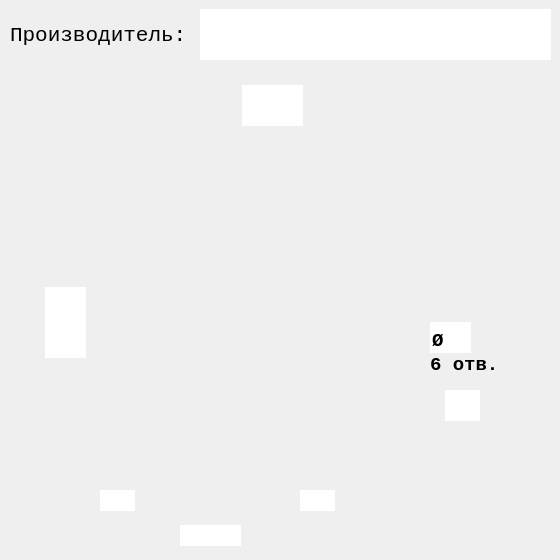
<?xml version="1.0" encoding="UTF-8"?>
<ui version="4.0">
 <class>Dialog</class>
 <widget class="QDialog" name="Dialog">
  <property name="geometry">
   <rect>
    <x>0</x>
    <y>0</y>
    <width>560</width>
    <height>560</height>
   </rect>
  </property>
  <property name="sizePolicy">
   <sizepolicy hsizetype="Fixed" vsizetype="Fixed">
    <horstretch>0</horstretch>
    <verstretch>0</verstretch>
   </sizepolicy>
  </property>
  <property name="minimumSize">
   <size>
    <width>560</width>
    <height>560</height>
   </size>
  </property>
  <property name="maximumSize">
   <size>
    <width>560</width>
    <height>560</height>
   </size>
  </property>
  <property name="windowTitle">
   <string>6 Отверстий Тип1</string>
  </property>
  <property name="windowIcon">
   <iconset>
    <normaloff>../pics/icon/Podpyatnik.ico</normaloff>../pics/icon/Podpyatnik.ico</iconset>
  </property>
  <property name="whatsThis">
   <string/>
  </property>
  <property name="accessibleDescription">
   <string/>
  </property>
  <widget class="QLabel" name="label">
   <property name="geometry">
    <rect>
     <x>0</x>
     <y>0</y>
     <width>560</width>
     <height>560</height>
    </rect>
   </property>
   <property name="sizePolicy">
    <sizepolicy hsizetype="Fixed" vsizetype="Fixed">
     <horstretch>0</horstretch>
     <verstretch>0</verstretch>
    </sizepolicy>
   </property>
   <property name="minimumSize">
    <size>
     <width>560</width>
     <height>560</height>
    </size>
   </property>
   <property name="maximumSize">
    <size>
     <width>560</width>
     <height>560</height>
    </size>
   </property>
   <property name="autoFillBackground">
    <bool>true</bool>
   </property>
   <property name="text">
    <string/>
   </property>
   <property name="pixmap">
    <pixmap>../pics/main/6-1.jpg</pixmap>
   </property>
   <property name="scaledContents">
    <bool>false</bool>
   </property>
   <property name="alignment">
    <set>Qt::AlignCenter</set>
   </property>
   <property name="margin">
    <number>0</number>
   </property>
  </widget>
  <widget class="QLineEdit" name="lineEdit">
   <property name="geometry">
    <rect>
     <x>300</x>
     <y>490</y>
     <width>35</width>
     <height>21</height>
    </rect>
   </property>
   <property name="font">
    <font>
     <family>Courier New</family>
     <pointsize>14</pointsize>
     <weight>75</weight>
     <italic>false</italic>
     <bold>true</bold>
    </font>
   </property>
   <property name="focusPolicy">
    <enum>Qt::ClickFocus</enum>
   </property>
   <property name="autoFillBackground">
    <bool>true</bool>
   </property>
   <property name="inputMethodHints">
    <set>Qt::ImhNone</set>
   </property>
   <property name="text">
    <string/>
   </property>
   <property name="maxLength">
    <number>3</number>
   </property>
   <property name="frame">
    <bool>false</bool>
   </property>
   <property name="alignment">
    <set>Qt::AlignBottom|Qt::AlignHCenter</set>
   </property>
  </widget>
  <widget class="QLineEdit" name="lineEdit_3">
   <property name="geometry">
    <rect>
     <x>430</x>
     <y>322</y>
     <width>41</width>
     <height>31</height>
    </rect>
   </property>
   <property name="font">
    <font>
     <family>Courier New</family>
     <pointsize>14</pointsize>
     <weight>75</weight>
     <italic>false</italic>
     <bold>true</bold>
    </font>
   </property>
   <property name="focusPolicy">
    <enum>Qt::ClickFocus</enum>
   </property>
   <property name="text">
    <string>Ø</string>
   </property>
   <property name="maxLength">
    <number>3</number>
   </property>
   <property name="frame">
    <bool>false</bool>
   </property>
   <property name="alignment">
    <set>Qt::AlignBottom|Qt::AlignLeading|Qt::AlignLeft</set>
   </property>
  </widget>
  <widget class="QLineEdit" name="lineEdit_4">
   <property name="geometry">
    <rect>
     <x>180</x>
     <y>525</y>
     <width>61</width>
     <height>21</height>
    </rect>
   </property>
   <property name="font">
    <font>
     <family>Courier New</family>
     <pointsize>14</pointsize>
     <weight>75</weight>
     <italic>false</italic>
     <bold>true</bold>
    </font>
   </property>
   <property name="focusPolicy">
    <enum>Qt::ClickFocus</enum>
   </property>
   <property name="text">
    <string/>
   </property>
   <property name="maxLength">
    <number>3</number>
   </property>
   <property name="frame">
    <bool>false</bool>
   </property>
   <property name="alignment">
    <set>Qt::AlignBottom|Qt::AlignHCenter</set>
   </property>
  </widget>
  <widget class="QLineEdit" name="lineEdit_5">
   <property name="geometry">
    <rect>
     <x>45</x>
     <y>287</y>
     <width>41</width>
     <height>71</height>
    </rect>
   </property>
   <property name="font">
    <font>
     <family>Courier New</family>
     <pointsize>14</pointsize>
     <weight>75</weight>
     <italic>false</italic>
     <bold>true</bold>
    </font>
   </property>
   <property name="tabletTracking">
    <bool>false</bool>
   </property>
   <property name="focusPolicy">
    <enum>Qt::ClickFocus</enum>
   </property>
   <property name="autoFillBackground">
    <bool>false</bool>
   </property>
   <property name="text">
    <string/>
   </property>
   <property name="maxLength">
    <number>3</number>
   </property>
   <property name="frame">
    <bool>false</bool>
   </property>
   <property name="alignment">
    <set>Qt::AlignRight|Qt::AlignTrailing|Qt::AlignVCenter</set>
   </property>
  </widget>
  <widget class="QLabel" name="label_2">
   <property name="geometry">
    <rect>
     <x>10</x>
     <y>10</y>
     <width>181</width>
     <height>51</height>
    </rect>
   </property>
   <property name="font">
    <font>
     <family>Courier New</family>
     <pointsize>16</pointsize>
     <weight>50</weight>
     <bold>false</bold>
    </font>
   </property>
   <property name="text">
    <string>Производитель:</string>
   </property>
  </widget>
  <widget class="QLineEdit" name="lineEdit_6">
   <property name="geometry">
    <rect>
     <x>200</x>
     <y>9</y>
     <width>351</width>
     <height>51</height>
    </rect>
   </property>
   <property name="font">
    <font>
     <family>Courier New</family>
     <pointsize>16</pointsize>
     <weight>75</weight>
     <bold>true</bold>
    </font>
   </property>
   <property name="frame">
    <bool>false</bool>
   </property>
   <property name="alignment">
    <set>Qt::AlignLeading|Qt::AlignLeft|Qt::AlignVCenter</set>
   </property>
  </widget>
  <widget class="QLabel" name="label_3">
   <property name="geometry">
    <rect>
     <x>430</x>
     <y>355</y>
     <width>71</width>
     <height>20</height>
    </rect>
   </property>
   <property name="font">
    <font>
     <family>Courier New</family>
     <pointsize>14</pointsize>
     <weight>75</weight>
     <bold>true</bold>
    </font>
   </property>
   <property name="text">
    <string>6 отв.</string>
   </property>
   <property name="alignment">
    <set>Qt::AlignLeading|Qt::AlignLeft|Qt::AlignVCenter</set>
   </property>
  </widget>
  <widget class="QLineEdit" name="lineEdit_2">
   <property name="geometry">
    <rect>
     <x>445</x>
     <y>390</y>
     <width>35</width>
     <height>31</height>
    </rect>
   </property>
   <property name="font">
    <font>
     <family>Courier New</family>
     <pointsize>14</pointsize>
     <weight>75</weight>
     <italic>false</italic>
     <bold>true</bold>
    </font>
   </property>
   <property name="focusPolicy">
    <enum>Qt::ClickFocus</enum>
   </property>
   <property name="autoFillBackground">
    <bool>true</bool>
   </property>
   <property name="inputMethodHints">
    <set>Qt::ImhNone</set>
   </property>
   <property name="text">
    <string/>
   </property>
   <property name="maxLength">
    <number>3</number>
   </property>
   <property name="frame">
    <bool>false</bool>
   </property>
   <property name="alignment">
    <set>Qt::AlignBottom|Qt::AlignHCenter</set>
   </property>
  </widget>
  <widget class="QLineEdit" name="lineEdit_8">
   <property name="geometry">
    <rect>
     <x>242</x>
     <y>85</y>
     <width>61</width>
     <height>41</height>
    </rect>
   </property>
   <property name="font">
    <font>
     <family>Courier New</family>
     <pointsize>14</pointsize>
     <weight>75</weight>
     <italic>false</italic>
     <bold>true</bold>
    </font>
   </property>
   <property name="focusPolicy">
    <enum>Qt::ClickFocus</enum>
   </property>
   <property name="autoFillBackground">
    <bool>true</bool>
   </property>
   <property name="inputMethodHints">
    <set>Qt::ImhNone</set>
   </property>
   <property name="text">
    <string/>
   </property>
   <property name="maxLength">
    <number>3</number>
   </property>
   <property name="frame">
    <bool>false</bool>
   </property>
   <property name="alignment">
    <set>Qt::AlignBottom|Qt::AlignHCenter</set>
   </property>
  </widget>
  <widget class="QLineEdit" name="lineEdit_7">
   <property name="geometry">
    <rect>
     <x>100</x>
     <y>490</y>
     <width>35</width>
     <height>21</height>
    </rect>
   </property>
   <property name="font">
    <font>
     <family>Courier New</family>
     <pointsize>14</pointsize>
     <weight>75</weight>
     <italic>false</italic>
     <bold>true</bold>
    </font>
   </property>
   <property name="focusPolicy">
    <enum>Qt::ClickFocus</enum>
   </property>
   <property name="autoFillBackground">
    <bool>true</bool>
   </property>
   <property name="inputMethodHints">
    <set>Qt::ImhNone</set>
   </property>
   <property name="text">
    <string/>
   </property>
   <property name="maxLength">
    <number>3</number>
   </property>
   <property name="frame">
    <bool>false</bool>
   </property>
   <property name="alignment">
    <set>Qt::AlignBottom|Qt::AlignHCenter</set>
   </property>
  </widget>
 </widget>
 <resources/>
 <connections/>
</ui>
